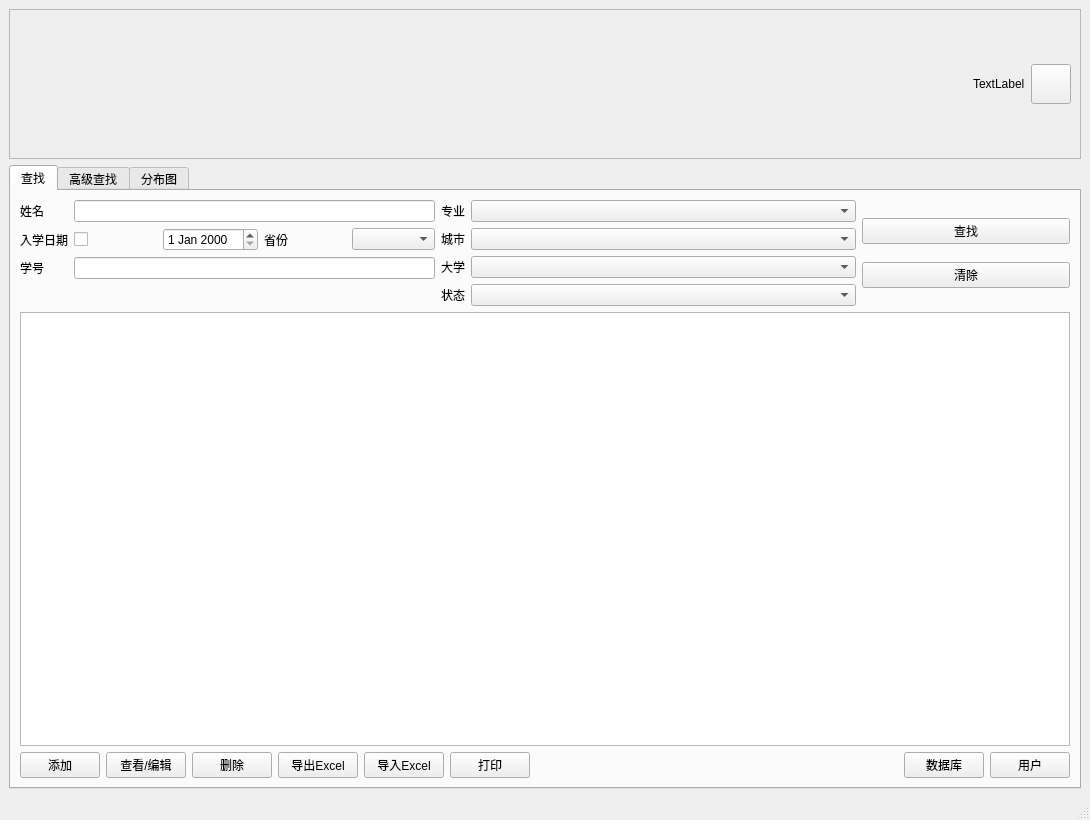
<?xml version="1.0" encoding="UTF-8"?>
<ui version="4.0">
 <class>MainWindow</class>
 <widget class="QMainWindow" name="MainWindow">
  <property name="geometry">
   <rect>
    <x>0</x>
    <y>0</y>
    <width>1090</width>
    <height>820</height>
   </rect>
  </property>
  <property name="minimumSize">
   <size>
    <width>1090</width>
    <height>820</height>
   </size>
  </property>
  <property name="maximumSize">
   <size>
    <width>1090</width>
    <height>820</height>
   </size>
  </property>
  <property name="windowTitle">
   <string>MainWindow</string>
  </property>
  <widget class="QWidget" name="centralwidget">
   <layout class="QVBoxLayout" name="verticalLayout_4">
    <item>
     <widget class="QFrame" name="frame_main">
      <property name="minimumSize">
       <size>
        <width>0</width>
        <height>150</height>
       </size>
      </property>
      <property name="styleSheet">
       <string notr="true">#frame_main{
Border-image:url(:/images/login_bg.png);
}</string>
      </property>
      <property name="frameShape">
       <enum>QFrame::StyledPanel</enum>
      </property>
      <property name="frameShadow">
       <enum>QFrame::Raised</enum>
      </property>
      <layout class="QHBoxLayout" name="horizontalLayout_3">
       <item>
        <spacer name="horizontalSpacer">
         <property name="orientation">
          <enum>Qt::Horizontal</enum>
         </property>
         <property name="sizeHint" stdset="0">
          <size>
           <width>40</width>
           <height>20</height>
          </size>
         </property>
        </spacer>
       </item>
       <item>
        <widget class="QLabel" name="label_welcome">
         <property name="text">
          <string>TextLabel</string>
         </property>
        </widget>
       </item>
       <item>
        <widget class="QPushButton" name="pushButton_exit">
         <property name="minimumSize">
          <size>
           <width>40</width>
           <height>40</height>
          </size>
         </property>
         <property name="maximumSize">
          <size>
           <width>40</width>
           <height>40</height>
          </size>
         </property>
         <property name="styleSheet">
          <string notr="true">#pushButton_exit{
Border-image:url(:/images/exit.png);
}
#pushButton_exit:pressed{
border: 1px solid rgb(24, 103, 155);
border-radius: 5px;
background-color: rgb(124, 203, 255);
color: white;
}
#pushButton_openPhoto:default{

}
#pushButton_openPhoto:pressed{

}</string>
         </property>
         <property name="text">
          <string/>
         </property>
        </widget>
       </item>
      </layout>
     </widget>
    </item>
    <item>
     <widget class="QTabWidget" name="tabWidget">
      <property name="currentIndex">
       <number>0</number>
      </property>
      <widget class="QWidget" name="tab">
       <attribute name="title">
        <string>查找</string>
       </attribute>
       <layout class="QVBoxLayout" name="verticalLayout">
        <item>
         <layout class="QHBoxLayout" name="horizontalLayout_5" stretch="2,2,1">
          <property name="leftMargin">
           <number>0</number>
          </property>
          <property name="rightMargin">
           <number>0</number>
          </property>
          <item>
           <layout class="QFormLayout" name="formLayout_6">
            <item row="0" column="0">
             <widget class="QLabel" name="label_3">
              <property name="text">
               <string>姓名</string>
              </property>
             </widget>
            </item>
            <item row="0" column="1">
             <widget class="QLineEdit" name="lineEdit_name"/>
            </item>
            <item row="1" column="0">
             <widget class="QLabel" name="label_5">
              <property name="text">
               <string>入学日期</string>
              </property>
             </widget>
            </item>
            <item row="1" column="1">
             <layout class="QHBoxLayout" name="horizontalLayout_4">
              <item>
               <widget class="QCheckBox" name="checkBox_dataOfAdmission">
                <property name="text">
                 <string/>
                </property>
               </widget>
              </item>
              <item>
               <widget class="QDateEdit" name="dateEdit_dataOfAdmission">
                <property name="enabled">
                 <bool>true</bool>
                </property>
               </widget>
              </item>
              <item>
               <widget class="QLabel" name="label_6">
                <property name="text">
                 <string>省份</string>
                </property>
               </widget>
              </item>
              <item>
               <widget class="QComboBox" name="comboBox_province"/>
              </item>
             </layout>
            </item>
            <item row="2" column="0">
             <widget class="QLabel" name="label_2">
              <property name="text">
               <string>学号</string>
              </property>
             </widget>
            </item>
            <item row="2" column="1">
             <widget class="QLineEdit" name="lineEdit_number"/>
            </item>
           </layout>
          </item>
          <item>
           <layout class="QFormLayout" name="formLayout_2">
            <property name="horizontalSpacing">
             <number>6</number>
            </property>
            <property name="verticalSpacing">
             <number>6</number>
            </property>
            <property name="bottomMargin">
             <number>0</number>
            </property>
            <item row="0" column="0">
             <widget class="QLabel" name="label_7">
              <property name="text">
               <string>专业</string>
              </property>
             </widget>
            </item>
            <item row="0" column="1">
             <widget class="QComboBox" name="comboBox_profession"/>
            </item>
            <item row="1" column="1">
             <widget class="QComboBox" name="comboBox_city"/>
            </item>
            <item row="1" column="0">
             <widget class="QLabel" name="label_9">
              <property name="text">
               <string>城市</string>
              </property>
             </widget>
            </item>
            <item row="2" column="0">
             <widget class="QLabel" name="label_8">
              <property name="text">
               <string>大学</string>
              </property>
             </widget>
            </item>
            <item row="2" column="1">
             <widget class="QComboBox" name="comboBox_university"/>
            </item>
            <item row="3" column="1">
             <widget class="QComboBox" name="comboBox_status"/>
            </item>
            <item row="3" column="0">
             <widget class="QLabel" name="label_11">
              <property name="text">
               <string>状态</string>
              </property>
             </widget>
            </item>
           </layout>
          </item>
          <item>
           <layout class="QVBoxLayout" name="verticalLayout_2">
            <property name="spacing">
             <number>0</number>
            </property>
            <property name="sizeConstraint">
             <enum>QLayout::SetDefaultConstraint</enum>
            </property>
            <item>
             <widget class="QPushButton" name="pushButton_search">
              <property name="text">
               <string>查找</string>
              </property>
             </widget>
            </item>
            <item>
             <widget class="QPushButton" name="pushButton_clean">
              <property name="text">
               <string>清除</string>
              </property>
             </widget>
            </item>
           </layout>
          </item>
         </layout>
        </item>
        <item>
         <widget class="QTableWidget" name="tableWidget_info">
          <property name="editTriggers">
           <set>QAbstractItemView::NoEditTriggers</set>
          </property>
         </widget>
        </item>
        <item>
         <layout class="QHBoxLayout" name="horizontalLayout_2">
          <item>
           <widget class="QPushButton" name="pushButton_add">
            <property name="text">
             <string>添加</string>
            </property>
           </widget>
          </item>
          <item>
           <widget class="QPushButton" name="pushButton_editOrView">
            <property name="text">
             <string>查看/编辑</string>
            </property>
           </widget>
          </item>
          <item>
           <widget class="QPushButton" name="pushButton_delete">
            <property name="text">
             <string>删除</string>
            </property>
           </widget>
          </item>
          <item>
           <widget class="QPushButton" name="pushButton_export">
            <property name="text">
             <string>导出Excel</string>
            </property>
           </widget>
          </item>
          <item>
           <widget class="QPushButton" name="pushButton_import">
            <property name="text">
             <string>导入Excel</string>
            </property>
           </widget>
          </item>
          <item>
           <widget class="QPushButton" name="pushButton_print">
            <property name="text">
             <string>打印</string>
            </property>
           </widget>
          </item>
          <item>
           <spacer name="horizontalSpacer_2">
            <property name="orientation">
             <enum>Qt::Horizontal</enum>
            </property>
            <property name="sizeHint" stdset="0">
             <size>
              <width>40</width>
              <height>20</height>
             </size>
            </property>
           </spacer>
          </item>
          <item>
           <widget class="QPushButton" name="pushButton_dataDictionary">
            <property name="text">
             <string>数据库</string>
            </property>
           </widget>
          </item>
          <item>
           <widget class="QPushButton" name="pushButton_user">
            <property name="text">
             <string>用户</string>
            </property>
           </widget>
          </item>
         </layout>
        </item>
       </layout>
      </widget>
      <widget class="QWidget" name="tab_2">
       <attribute name="title">
        <string>高级查找</string>
       </attribute>
       <layout class="QVBoxLayout" name="verticalLayout_5">
        <item>
         <layout class="QHBoxLayout" name="horizontalLayout_7">
          <item>
           <layout class="QGridLayout" name="gridLayout">
            <item row="0" column="3">
             <widget class="QLabel" name="label_14">
              <property name="text">
               <string>瞳色</string>
              </property>
             </widget>
            </item>
            <item row="0" column="0">
             <widget class="QLabel" name="label">
              <property name="text">
               <string>姓名</string>
              </property>
             </widget>
            </item>
            <item row="0" column="4">
             <widget class="QLabel" name="label_12">
              <property name="text">
               <string>血型</string>
              </property>
             </widget>
            </item>
            <item row="1" column="0">
             <widget class="QLineEdit" name="lineEdit_name_2"/>
            </item>
            <item row="0" column="1">
             <widget class="QLabel" name="label_10">
              <property name="text">
               <string>性别</string>
              </property>
             </widget>
            </item>
            <item row="0" column="7">
             <widget class="QLabel" name="label_15">
              <property name="text">
               <string>入学日期</string>
              </property>
             </widget>
            </item>
            <item row="1" column="4">
             <widget class="QComboBox" name="comboBox_blood"/>
            </item>
            <item row="0" column="5">
             <widget class="QLabel" name="label_13">
              <property name="text">
               <string>社交途径</string>
              </property>
             </widget>
            </item>
            <item row="1" column="3">
             <widget class="QComboBox" name="comboBox_eye"/>
            </item>
            <item row="1" column="2">
             <widget class="QComboBox" name="comboBox_skin"/>
            </item>
            <item row="1" column="8">
             <layout class="QHBoxLayout" name="horizontalLayout_6">
              <item>
               <widget class="QCheckBox" name="checkBox_dataOfGraduation">
                <property name="text">
                 <string/>
                </property>
               </widget>
              </item>
              <item>
               <widget class="QDateEdit" name="dateEdit_dataOfGraduation"/>
              </item>
             </layout>
            </item>
            <item row="1" column="1">
             <widget class="QComboBox" name="comboBox_sex">
              <item>
               <property name="text">
                <string>男</string>
               </property>
              </item>
              <item>
               <property name="text">
                <string>女</string>
               </property>
              </item>
             </widget>
            </item>
            <item row="0" column="2">
             <widget class="QLabel" name="label_4">
              <property name="text">
               <string>肤色</string>
              </property>
             </widget>
            </item>
            <item row="0" column="8">
             <widget class="QLabel" name="label_16">
              <property name="text">
               <string>毕业日期</string>
              </property>
             </widget>
            </item>
            <item row="1" column="5">
             <widget class="QComboBox" name="comboBox_socialStatus"/>
            </item>
            <item row="1" column="7">
             <layout class="QHBoxLayout" name="horizontalLayout">
              <item>
               <widget class="QCheckBox" name="checkBox_dataOfAdmission_2">
                <property name="text">
                 <string/>
                </property>
               </widget>
              </item>
              <item>
               <widget class="QDateEdit" name="dateEdit_dataOfAdmission_2"/>
              </item>
             </layout>
            </item>
           </layout>
          </item>
          <item>
           <widget class="QPushButton" name="pushButton_search_2">
            <property name="text">
             <string>查找</string>
            </property>
           </widget>
          </item>
         </layout>
        </item>
        <item>
         <widget class="QTableWidget" name="tableWidget_info_2">
          <property name="editTriggers">
           <set>QAbstractItemView::NoEditTriggers</set>
          </property>
         </widget>
        </item>
       </layout>
      </widget>
      <widget class="QWidget" name="tab_3">
       <attribute name="title">
        <string>分布图</string>
       </attribute>
      </widget>
     </widget>
    </item>
   </layout>
  </widget>
  <widget class="QMenuBar" name="menubar">
   <property name="geometry">
    <rect>
     <x>0</x>
     <y>0</y>
     <width>1090</width>
     <height>26</height>
    </rect>
   </property>
  </widget>
  <widget class="QStatusBar" name="statusbar"/>
 </widget>
 <resources/>
 <connections/>
</ui>
